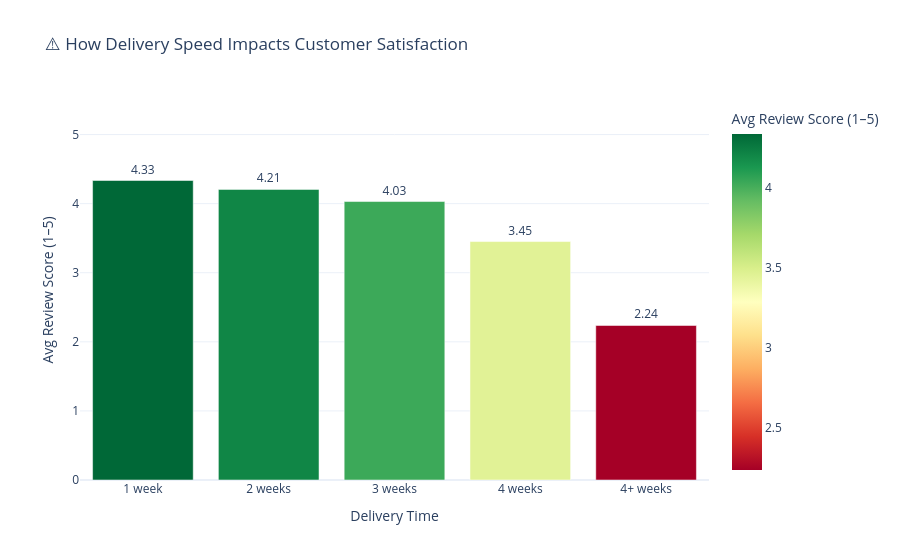

Notebook cell for this chart:
### Code cell
df['delivery_category'] = pd.cut(df['delivery_days'],
    bins=[0, 7, 14, 21, 30, 100],
    labels=['1 week', '2 weeks', '3 weeks', '4 weeks', '4+ weeks']
)

delivery_score = df.groupby('delivery_category', observed=True)['review_score'].mean().reset_index()

fig = px.bar(delivery_score, x='delivery_category', y='review_score',
    title='⚠️ How Delivery Speed Impacts Customer Satisfaction',
    labels={'delivery_category': 'Delivery Time', 'review_score': 'Avg Review Score (1–5)'},
    color='review_score',
    color_continuous_scale='RdYlGn',
    text=delivery_score['review_score'].apply(lambda x: f'{x:.2f}')
)
fig.update_traces(textposition='outside')
fig.update_layout(template='plotly_white', yaxis_range=[0, 5.5])
fig.show()
fig.write_html('../outputs/07_delivery_vs_satisfaction.html')

### Figure 1 — Plotly figure (JSON) as saved in the notebook; plotly's stock layout.template omitted (floating-point values rounded to 4 significant figures)
{"data": [{"hovertemplate": "Delivery Time=%{x}<br>Avg Review Score (1–5)=%{marker.color}<br>text=%{text}<extra></extra>", "legendgroup": "", "marker": {"color": [4.335, 4.206, 4.03, 3.451, 2.236], "coloraxis": "coloraxis", "pattern": {"shape": ""}}, "name": "", "orientation": "v", "showlegend": false, "text": ["4.33", "4.21", "4.03", "3.45", "2.24"], "textposition": "outside", "type": "bar", "x": ["1 week", "2 weeks", "3 weeks", "4 weeks", "4+ weeks"], "xaxis": "x", "y": [4.335, 4.206, 4.03, 3.451, 2.236], "yaxis": "y"}], "layout": {"barmode": "relative", "coloraxis": {"autocolorscale": false, "colorbar": {"title": {"text": "Avg Review Score (1–5)"}}, "colorscale": [[0, "rgb(165,0,38)"], [0.1, "rgb(215,48,39)"], [0.2, "rgb(244,109,67)"], [0.3, "rgb(253,174,97)"], [0.4, "rgb(254,224,139)"], [0.5, "rgb(255,255,191)"], [0.6, "rgb(217,239,139)"], [0.7, "rgb(166,217,106)"], [0.8, "rgb(102,189,99)"], [0.9, "rgb(26,152,80)"], [1, "rgb(0,104,55)"]]}, "legend": {"tracegroupgap": 0}, "title": {"text": "⚠️ How Delivery Speed Impacts Customer Satisfaction"}, "xaxis": {"anchor": "y", "domain": [0, 1], "title": {"text": "Delivery Time"}}, "yaxis": {"anchor": "x", "domain": [0, 1], "range": [0, 5.5], "title": {"text": "Avg Review Score (1–5)"}}}}
